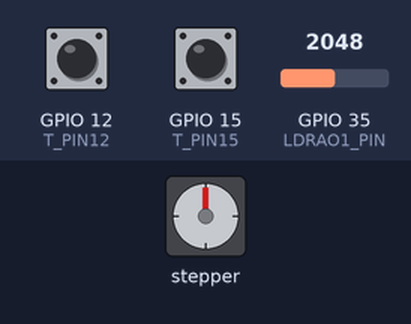
Recording of a sketch running on a simulated ESP32. Shown: stepper motor. Wiring (inferred from the names in the program): stepper motor driver (200 steps per turn assumed): step GPIO 16; direction GPIO 4; enable GPIO 27. The inputs (shaded band) are chosen by the test bench; at power-on: GPIO 15 (T_PIN15) HIGH, GPIO 12 (T_PIN12) HIGH, GPIO 35 (LDRAO1_PIN) = 2048. WiFi joins after 1.5 s; servers stay silent unless stated; no MQTT or app messages arrive unless stated; what the sketch prints to the serial monitor is not drawn.

Above: at 2.7 s.
2.8 s: GPIO 15 (T_PIN15) pulled LOW for 0.15 s
At 3.3 s:
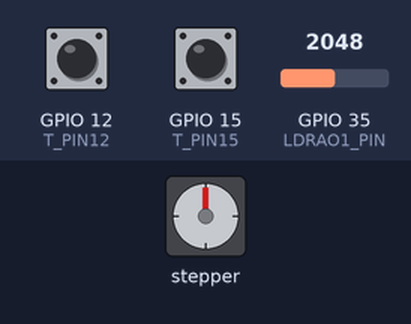
5.9 s: GPIO 12 (T_PIN12) pulled LOW for 0.15 s
At 7.1 s:
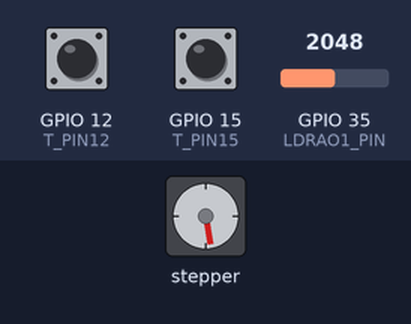
7.5 s: GPIO 15 (T_PIN15) pulled LOW for 1 s
At 8.5 s:
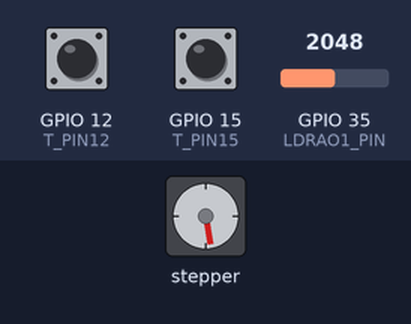
11.5 s: GPIO 12 (T_PIN12) pulled LOW for 1 s
14.0 s: GPIO 15 (T_PIN15) pulled LOW for 0.15 s
At 14.8 s:
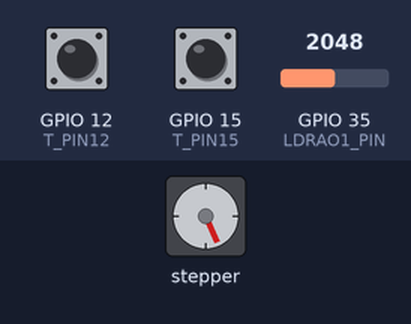
17.1 s: GPIO 12 (T_PIN12) pulled LOW for 0.15 s
At 18.1 s:
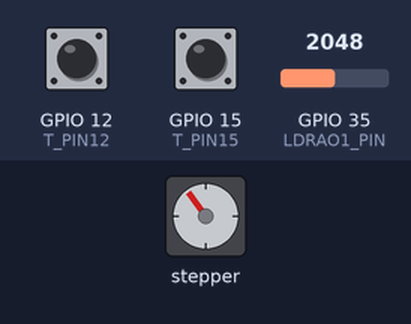
Timing chart, 0 to 19.7 s (numbered marks = the images above; inputs shaded):
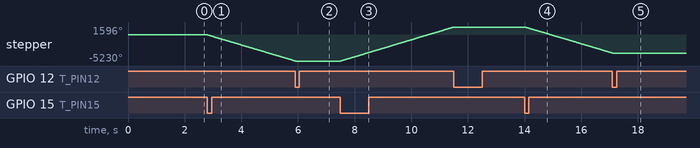

The sketch:

AutomaticRollerBlinds.ino
```cpp
#include <WiFiClientSecure.h>
#include <PubSubClient.h>
#include <ArduinoJson.h>

#define LDRAO1_PIN 35  // Photoresistor and photodiod sensor pin
#define LDRAO2_PIN 32
#define LDRAO3_PIN 34
// #define LED_PIN 32 // Led pin
#define DDIR_PIN 4  // Driver pin
#define DSTEP_PIN 16
#define DENABLE_PIN 27
//
#define T_PIN15 T3
#define T_PIN12 T5


// WiFi details
const char* ssid = "TP-Link_09DE";
const char* password = "tplink09de09detplink";
const char* test_root_ca =
  "-----BEGIN CERTIFICATE-----\n"
  "MIIFazCCA1OgAwIBAgIRAIIQz7DSQONZRGPgu2OCiwAwDQYJKoZIhvcNAQELBQAw\n"
  "TzELMAkGA1UEBhMCVVMxKTAnBgNVBAoTIEludGVybmV0IFNlY3VyaXR5IFJlc2Vh\n"
  "cmNoIEdyb3VwMRUwEwYDVQQDEwxJU1JHIFJvb3QgWDEwHhcNMTUwNjA0MTEwNDM4\n"
  "WhcNMzUwNjA0MTEwNDM4WjBPMQswCQYDVQQGEwJVUzEpMCcGA1UEChMgSW50ZXJu\n"
  "ZXQgU2VjdXJpdHkgUmVzZWFyY2ggR3JvdXAxFTATBgNVBAMTDElTUkcgUm9vdCBY\n"
  "MTCCAiIwDQYJKoZIhvcNAQEBBQADggIPADCCAgoCggIBAK3oJHP0FDfzm54rVygc\n"
  "h77ct984kIxuPOZXoHj3dcKi/vVqbvYATyjb3miGbESTtrFj/RQSa78f0uoxmyF+\n"
  "0TM8ukj13Xnfs7j/EvEhmkvBioZxaUpmZmyPfjxwv60pIgbz5MDmgK7iS4+3mX6U\n"
  "A5/TR5d8mUgjU+g4rk8Kb4Mu0UlXjIB0ttov0DiNewNwIRt18jA8+o+u3dpjq+sW\n"
  "T8KOEUt+zwvo/7V3LvSye0rgTBIlDHCNAymg4VMk7BPZ7hm/ELNKjD+Jo2FR3qyH\n"
  "B5T0Y3HsLuJvW5iB4YlcNHlsdu87kGJ55tukmi8mxdAQ4Q7e2RCOFvu396j3x+UC\n"
  "B5iPNgiV5+I3lg02dZ77DnKxHZu8A/lJBdiB3QW0KtZB6awBdpUKD9jf1b0SHzUv\n"
  "KBds0pjBqAlkd25HN7rOrFleaJ1/ctaJxQZBKT5ZPt0m9STJEadao0xAH0ahmbWn\n"
  "OlFuhjuefXKnEgV4We0+UXgVCwOPjdAvBbI+e0ocS3MFEvzG6uBQE3xDk3SzynTn\n"
  "jh8BCNAw1FtxNrQHusEwMFxIt4I7mKZ9YIqioymCzLq9gwQbooMDQaHWBfEbwrbw\n"
  "qHyGO0aoSCqI3Haadr8faqU9GY/rOPNk3sgrDQoo//fb4hVC1CLQJ13hef4Y53CI\n"
  "rU7m2Ys6xt0nUW7/vGT1M0NPAgMBAAGjQjBAMA4GA1UdDwEB/wQEAwIBBjAPBgNV\n"
  "HRMBAf8EBTADAQH/MB0GA1UdDgQWBBR5tFnme7bl5AFzgAiIyBpY9umbbjANBgkq\n"
  "hkiG9w0BAQsFAAOCAgEAVR9YqbyyqFDQDLHYGmkgJykIrGF1XIpu+ILlaS/V9lZL\n"
  "ubhzEFnTIZd+50xx+7LSYK05qAvqFyFWhfFQDlnrzuBZ6brJFe+GnY+EgPbk6ZGQ\n"
  "3BebYhtF8GaV0nxvwuo77x/Py9auJ/GpsMiu/X1+mvoiBOv/2X/qkSsisRcOj/KK\n"
  "NFtY2PwByVS5uCbMiogziUwthDyC3+6WVwW6LLv3xLfHTjuCvjHIInNzktHCgKQ5\n"
  "ORAzI4JMPJ+GslWYHb4phowim57iaztXOoJwTdwJx4nLCgdNbOhdjsnvzqvHu7Ur\n"
  "TkXWStAmzOVyyghqpZXjFaH3pO3JLF+l+/+sKAIuvtd7u+Nxe5AW0wdeRlN8NwdC\n"
  "jNPElpzVmbUq4JUagEiuTDkHzsxHpFKVK7q4+63SM1N95R1NbdWhscdCb+ZAJzVc\n"
  "oyi3B43njTOQ5yOf+1CceWxG1bQVs5ZufpsMljq4Ui0/1lvh+wjChP4kqKOJ2qxq\n"
  "4RgqsahDYVvTH9w7jXbyLeiNdd8XM2w9U/t7y0Ff/9yi0GE44Za4rF2LN9d11TPA\n"
  "mRGunUHBcnWEvgJBQl9nJEiU0Zsnvgc/ubhPgXRR4Xq37Z0j4r7g1SgEEzwxA57d\n"
  "emyPxgcYxn/eR44/KJ4EBs+lVDR3veyJm+kXQ99b21/+jh5Xos1AnX5iItreGCc=\n"
  "-----END CERTIFICATE-----\n";

// MQTT broker details
const char* mqtt_server = "5c463a42551f40b4ba7f07a18da6866d.s1.eu.hivemq.cloud";
const int mqtt_port = 8883;
const char* mqtt_username = "mqtt123";
const char* mqtt_password = "HoangDepTrai123";

//
boolean flag = 0;
int count = 0;
int numCircle;
int numCircleNow;
int numCircle1 = 0;
int numCircleS =0 ;
int status = -1;
int percent;
int prePercent = 0;
String correlation_data, correlation_dataAlarm;
String message;
char buffer[64] = {};
const float GAMMA = 0.7;
const float RL10 = 50.0;
int touchValue12;
int touchValue15;
String outdoor, indoor;

// Initialize WiFi client and MQTT client
WiFiClientSecure wifiClient;
PubSubClient mqttClient(wifiClient);

// Callback function for receiving MQTT messages
void mqttCallback(char* topic, byte* payload, unsigned int length) {
  message = "";
  Serial.print("Message: ");
  for (int i = 0; i < length; i++) {
    Serial.println((char)payload[i]);
    message += (char)payload[i];
  }
}

// Convert analog signal to Lux
float convertLux(int pin) {
  int analogValue = analogRead(pin);
  float voltage = analogValue / 4095.0 * 5;
  float resistance = 2000 * voltage / (1 - voltage / 5);
  float lux = pow(RL10 * 1e3 * pow(10, GAMMA) / resistance, (1 / GAMMA));
  return lux;
}

void setup() {

  // Start serial communication
  Serial.begin(115200);

  pinMode(DDIR_PIN, OUTPUT);
  pinMode(DSTEP_PIN, OUTPUT);
  pinMode(DENABLE_PIN, OUTPUT);
  pinMode(LDRAO1_PIN, INPUT);
  pinMode(LDRAO2_PIN, INPUT);
  pinMode(LDRAO3_PIN, INPUT);

  // Connect to WiFi
  WiFi.begin(ssid, password);
  while (WiFi.status() != WL_CONNECTED) {
    Serial.println("Connecting to WiFi...");
  }
  Serial.println("Connected to WiFi!");
  wifiClient.setCACert(test_root_ca);

    // Set MQTT callback function
  mqttClient.setCallback(mqttCallback);

  // Connect to MQTT broker
  mqttClient.setServer(mqtt_server, mqtt_port);
  while (!mqttClient.connected()) {
    if (mqttClient.connect("ProjectIOT", mqtt_username, mqtt_password)) {
      Serial.println("Connected to MQTT broker!");
      mqttClient.subscribe("auto_requests");
      mqttClient.subscribe("alarm_requests");
    } else {
      Serial.print("Failed to connect to MQTT broker, rc=");
      Serial.print(mqttClient.state());
    }
  }

}

void loop() {
  // Reconect Wifi
  if (WiFi.status() != WL_CONNECTED) {
    WiFi.begin(ssid, password);
    while (WiFi.status() != WL_CONNECTED) {
      Serial.println("Connecting to WiFi...");
    }
    Serial.println("Connected to WiFi!");
    wifiClient.setCACert(test_root_ca);
  }

  // Maintain connection to MQTT broker
  if (!mqttClient.connected()) {
    Serial.println("Reconnecting to MQTT broker...");
    while (!mqttClient.connected()) {
      if (mqttClient.connect("ProjectIOT", mqtt_username, mqtt_password)) {
        Serial.println("Connected to MQTT broker!");
        mqttClient.subscribe("alarm_requests");
        mqttClient.subscribe("auto_requests");
      } else {
        Serial.print("Failed to connect to MQTT broker, rc=");
        Serial.print(mqttClient.state());
      }
    }
  }

  // Subscribe broker ///////////////////////////
  // // Arduino json 7.0 standard
    String temp;
    JsonDocument doc;
    mqttClient.subscribe("auto_requests");

    deserializeJson(doc, message);
    if (doc["status"].as<String>() == "True")  status = 1;
    else if (doc["status"].as<String>() == "False")   status = 0;
    percent = (doc["percent"].as<String>()).toInt();
    correlation_data = doc["correlation_data"].as<String>();
    mqttClient.subscribe("alarm_requests");
    deserializeJson(doc, message);
    percent = (doc["percent"].as<String>()).toInt();
    correlation_dataAlarm = doc["correlation_data"].as<String>();
    Serial.println(message);

  mqttClient.loop();
  ///////////////////////////////////////

  // Control Roller////////////////////////
  //---Setup---
  digitalWrite(DENABLE_PIN, LOW);
  touchValue12 = touchRead(T_PIN12);
  touchValue15 = touchRead(T_PIN15);

  if (touchRead(T_PIN12) < 20) {
    digitalWrite(DDIR_PIN, !digitalRead(DDIR_PIN));
  }

  digitalRead(DDIR_PIN) == 1 ? Serial.println("UP") : Serial.println("DOWN");
  while (touchValue15 < 20) {
    digitalWrite(DENABLE_PIN, LOW);
    digitalWrite(DSTEP_PIN, HIGH);
    delayMicroseconds(500);
    digitalWrite(DSTEP_PIN, LOW);
    delayMicroseconds(500);
    digitalRead(DDIR_PIN) == 1 ? numCircle++ : numCircle = 0;
    if (touchRead(T_PIN12) < 20) {
      digitalWrite(DENABLE_PIN, HIGH);
      numCircleNow = numCircle;
      percent = -1;
      break;
    }
    digitalRead(DDIR_PIN) == 1 ? Serial.println("UP") : Serial.println("DOWN");
  }
  //--------------------

  //---Control---
  if (numCircle > 0) {
    count == 1000?count = 2:count ++;
    int numCircleO = numCircle - numCircleNow; // the circle which change to open the curtain
    int numCircleC = numCircleNow; // the circle which change to close the curtain
    switch (status) {
      case 1 : {                                     // Automation
      Serial.println("Automation");
        if (digitalRead(LDRAO3_PIN) == HIGH && count > 1) {  // When it's Dark, closing
          outdoor = "Dark";
          for (int i = 0; i < numCircleC; i++) {
            digitalWrite(DDIR_PIN, LOW);
            digitalWrite(DSTEP_PIN, HIGH);
            delayMicroseconds(500);
            digitalWrite(DSTEP_PIN, LOW);
            delayMicroseconds(500);
          }
          numCircleNow = 0;
        } else if ((convertLux(LDRAO1_PIN) < 250) && (convertLux(LDRAO2_PIN) < 250) && digitalRead(LDRAO3_PIN) == LOW && count > 1) {
          outdoor = "Light";
          while ((numCircleO > 0) && (convertLux(LDRAO1_PIN) < 250) && (convertLux(LDRAO2_PIN) < 250)) {
            digitalWrite(DDIR_PIN, HIGH);
            digitalWrite(DSTEP_PIN, HIGH);
            delayMicroseconds(500);
            digitalWrite(DSTEP_PIN, LOW);
            delayMicroseconds(500);
            numCircleO--;
          }
          numCircleNow = numCircle - numCircleO;
        } else if (convertLux(LDRAO1_PIN) > 400 && (convertLux(LDRAO2_PIN) > 300) && count > 1) {
          while ((numCircleC > 0) && (convertLux(LDRAO1_PIN) > 400)) {
            digitalWrite(DDIR_PIN, LOW);
            digitalWrite(DSTEP_PIN, HIGH);
            delayMicroseconds(500);
            digitalWrite(DSTEP_PIN, LOW);
            delayMicroseconds(500);
            numCircleC--;
          }
          numCircleNow = numCircleC;
        }

        break;
      }
    case 0 : {  // Handle
      if (percent != prePercent && percent >= 0) {
        int numCircleH = ((percent) * numCircle) / 100;
        if (numCircleH > numCircleNow ) {
          for (int i = 0; i < abs(numCircleNow - numCircleH); i++) {
            digitalWrite(DDIR_PIN, HIGH);
            digitalWrite(DSTEP_PIN, HIGH);
            delayMicroseconds(500);
            digitalWrite(DSTEP_PIN, LOW);
            delayMicroseconds(500);
          }
        } else if (numCircleH < numCircleNow) {
          for (int i = 0; i < abs(numCircleH - numCircleNow); i++) {
            digitalWrite(DDIR_PIN, LOW);
            digitalWrite(DSTEP_PIN, HIGH);
            delayMicroseconds(500);
            digitalWrite(DSTEP_PIN, LOW);
            delayMicroseconds(500);
          }
        }
        numCircleNow = numCircleH;
        break;
      }
    }
  }
  prePercent = percent;
}
indoor = convertLux(LDRAO1_PIN);

// Convert to Json and Publish
  JsonDocument doc6;
  char buffer[150];
  doc6["activate"] = "True";
  serializeJson(doc6, buffer);
  mqttClient.publish("esp32_status", buffer);
  JsonDocument doc2;
  doc2["indoor"] = String(indoor);
  doc2["outdoor"] = String(outdoor);
  doc2["ledState"] = "False";
  doc2["percent"] = String(prePercent);
  serializeJson(doc2, buffer);
  mqttClient.publish("inform", buffer);
  JsonDocument doc3;
  doc3["status"] = status;
  doc3["correlation_data"] = correlation_data;
  serializeJson(doc3, buffer);
  mqttClient.publish("auto_responses", buffer);
  JsonDocument doc4;
  doc4["status"] = "True";
  doc4["auto_status"] = status;
  doc4["correlation_data"] = correlation_dataAlarm;
  serializeJson(doc4, buffer);
  mqttClient.publish("alarm_responses", buffer);


delayMicroseconds(100);
}
```

Measured:
- after the input at 2.8 s, stepper: keeps turning counter-clockwise at about 1689°/s, starting at once
- after the input at 5.9 s, stepper: stops changing and stays -5230°
- after the input at 7.5 s, stepper: keeps turning clockwise at about 1708°/s, starting at once
- after the input at 14.0 s, stepper: keeps turning counter-clockwise at about 1689°/s, starting at once
- after the input at 17.1 s, stepper: stops changing and stays -3636°
